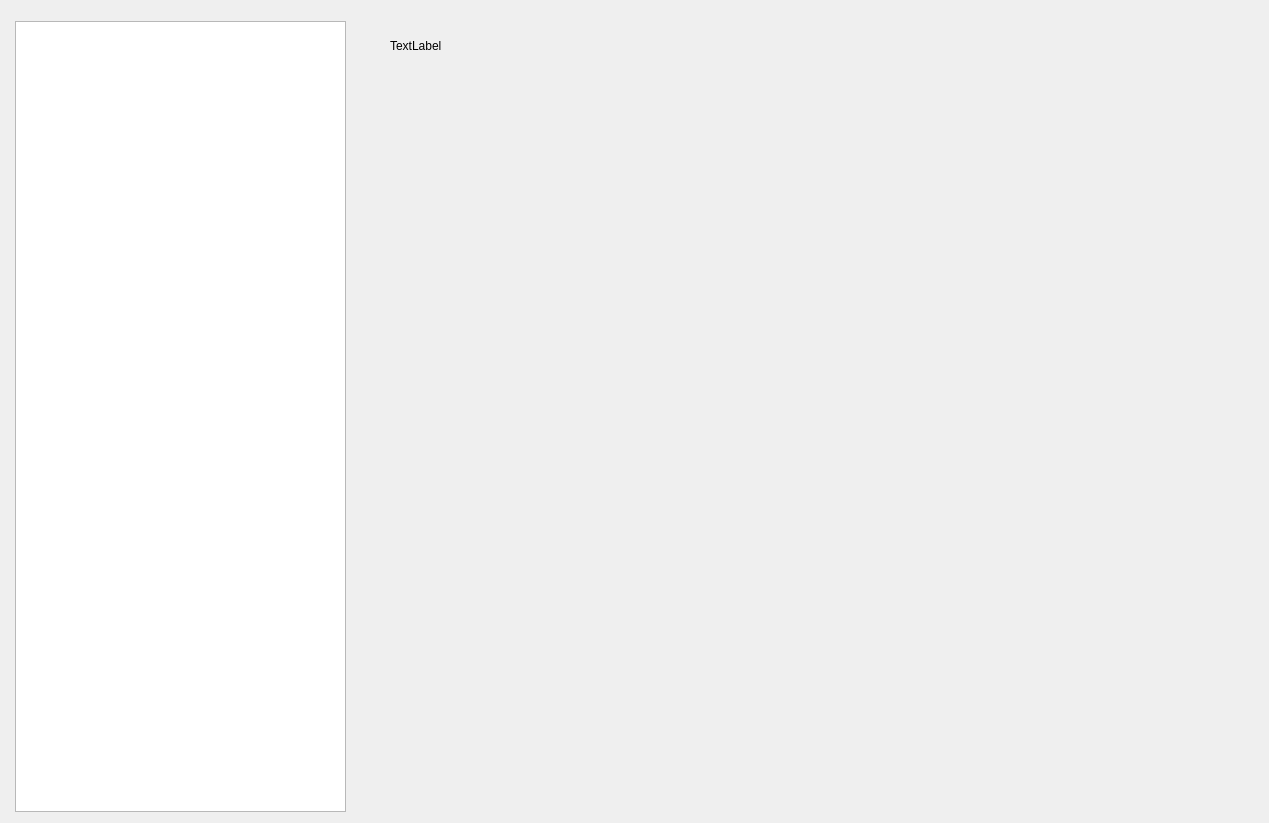
<?xml version="1.0" encoding="UTF-8"?>
<ui version="4.0">
 <class>treeView</class>
 <widget class="QDialog" name="treeView">
  <property name="geometry">
   <rect>
    <x>0</x>
    <y>0</y>
    <width>1269</width>
    <height>823</height>
   </rect>
  </property>
  <property name="windowTitle">
   <string>Dialog</string>
  </property>
  <widget class="QTreeView" name="treeView_2">
   <property name="geometry">
    <rect>
     <x>15</x>
     <y>21</y>
     <width>331</width>
     <height>791</height>
    </rect>
   </property>
  </widget>
  <widget class="QLabel" name="label">
   <property name="geometry">
    <rect>
     <x>390</x>
     <y>30</y>
     <width>261</width>
     <height>31</height>
    </rect>
   </property>
   <property name="text">
    <string>TextLabel</string>
   </property>
  </widget>
 </widget>
 <resources/>
 <connections/>
</ui>
